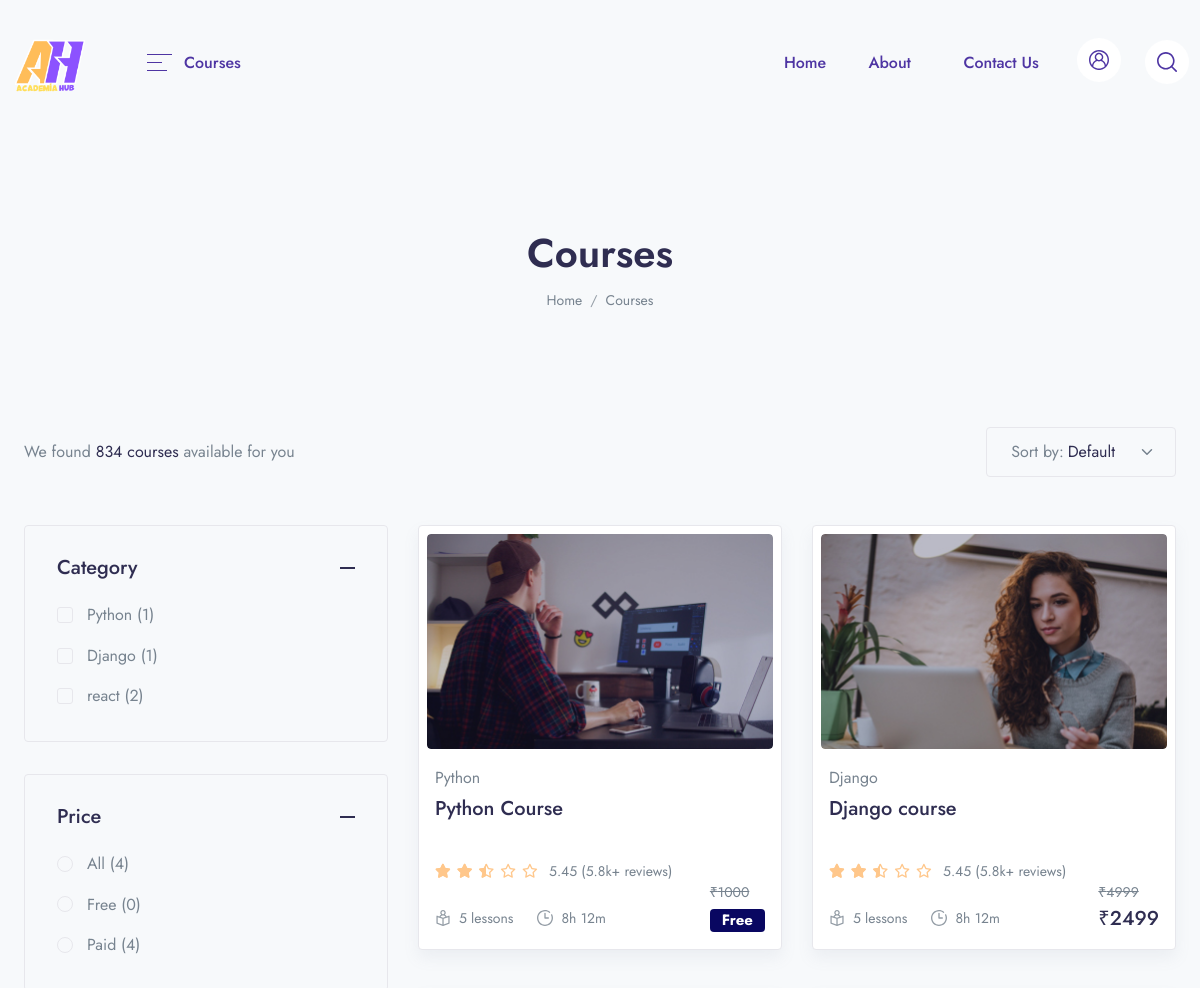
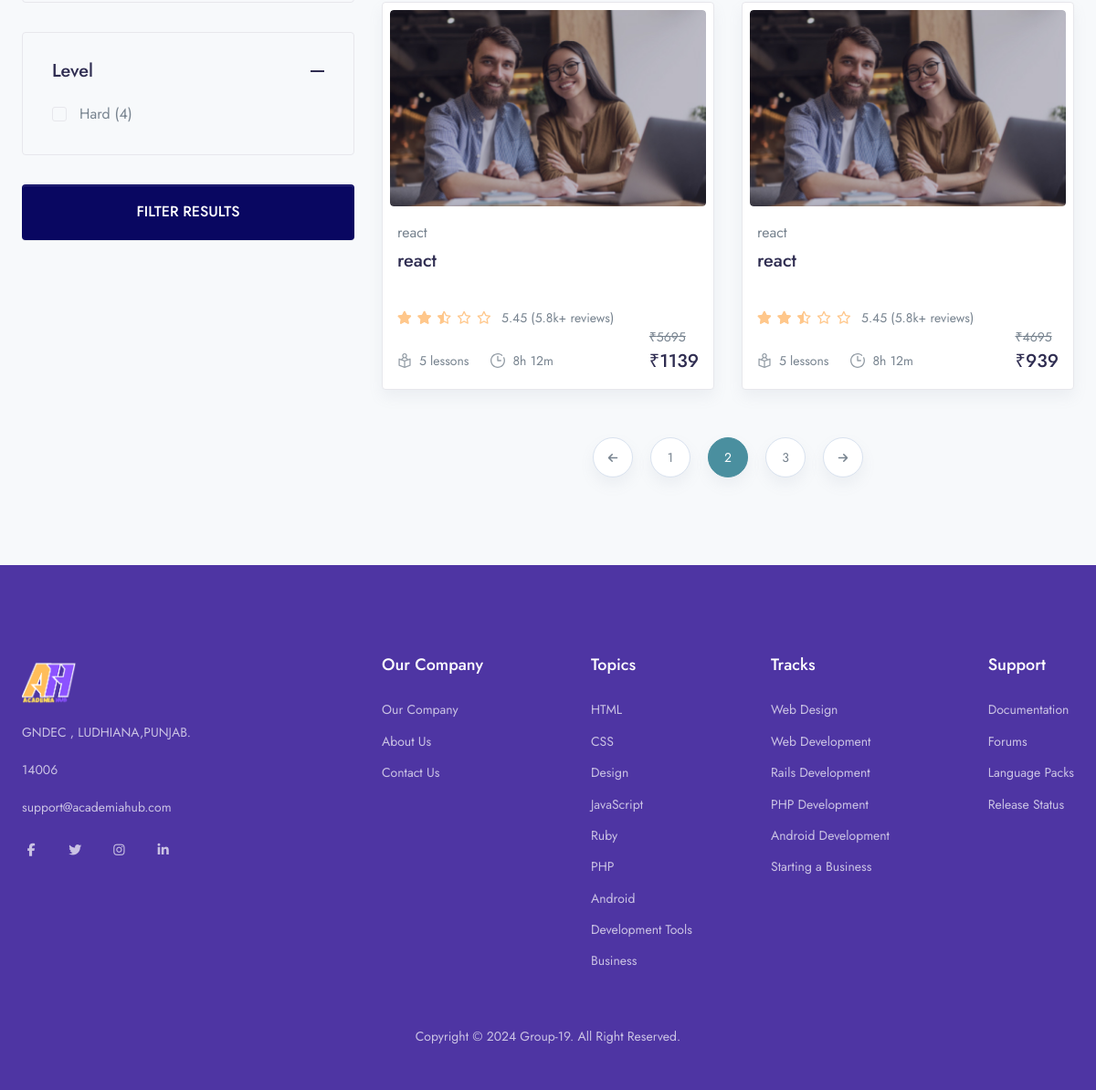
The page /course on the database its author committed (2 pictures, top to bottom).
### app/models.py (models this page shows, shortened)
class Categories(models.Model):
    icon = models.CharField(max_length=200, null=True)
    name = models.CharField(max_length=200)
    def __str__(self):
        return self.name
    def get_all_category(self):
        return Categories.objects.all().order_by("id")

class Level(models.Model):
    name = models.CharField(max_length=100)

class Course(models.Model):
    STATUS = (
        ("PUBLISH", "PUBLISH"),
        ("DRAFT", "DRAFT"),
    )
    featured_image = models.ImageField(upload_to="Media/featured_image", null=True)
    featured_video = models.CharField(max_length=300, null=True)
    title = models.CharField(max_length=500)
    created_at = models.DateTimeField(auto_now_add=True)
    author = models.ForeignKey(Author, on_delete=models.CASCADE, null=True)
    category = models.ForeignKey(Categories, on_delete=models.CASCADE)
    language = models.ForeignKey(Language, on_delete=models.CASCADE, null=True)
    deadline = models.CharField(max_length=100, null=True)
    level = models.ForeignKey(Level, on_delete=models.CASCADE, null=True)
    description = models.TextField()
    price = models.IntegerField(null=True, default=0)
    discount = models.IntegerField(null=True)
    slug = models.SlugField(default="", max_length=255, null=True, blank=True)
    status = models.CharField(choices=STATUS, max_length=100, null=True)
    certificate = models.CharField(null=True, default=False, max_length=100)
    def get_absolute_url(self):
        return reverse("course_details", kwargs={"slug": self.slug})

### LMS/views.py (the view)
# urls.py: path("course", views.SINGLE_COURSE, name="single_course"),
def SINGLE_COURSE(request):
    category = Categories.get_all_category(Categories)
    level = Level.objects.all()
    course = Course.objects.all()
    FreeCourse_count = Course.objects.filter(price=0).count()
    PaidCourse_count = Course.objects.filter(price__gte=1).count()
    context = {
        "category": category,
        "level": level,
        "course": course,
        "FreeCourse_count": FreeCourse_count,
        "PaidCourse_count": PaidCourse_count,
    }
    return render(request, "Main/single_course.html", context)

### templates/Main/single_course.html (shortened to what this page needs)
{% extends 'base.html' %}
{% load static %}
{% load course_tags %}
{% block content %}
<header class="py-8 py-md-11" style="background-image: none;">
    <div class="container text-center py-xl-2">
        <h1 class="display-4 fw-semi-bold mb-0">Courses</h1>
        <nav aria-label="breadcrumb">
            <ol class="breadcrumb breadcrumb-scroll justify-content-center">
                <li class="breadcrumb-item">
                    <a class="text-gray-800" href="#">
                        Home
                    </a>
                </li>
                <li class="breadcrumb-item text-gray-800 active" aria-current="page">
                    Courses
                </li>
            </ol>
        </nav>
    </div>
</header>
<div class="container mb-6 mb-xl-8 z-index-2">
    <div class="d-lg-flex align-items-center mb-6 mb-xl-0">
        <p class="mb-lg-0">We found <span class="text-dark">834 courses</span> available for you</p>
        <div class="ms-lg-auto d-lg-flex flex-wrap">
            <div class="mb-4 mb-lg-0 ms-lg-6">
                <div class="border rounded d-flex align-items-center choices-label h-50p">
                    <span class="ps-5">Sort by:</span>
                    <select
                        class="form-select form-select-sm text-dark border-0 ps-1 bg-transparent flex-grow-1 shadow-none dropdown-menu-end"
                        data-choices>
                        <option>Default</option>
                    </select>
                </div>
            </div>
        </div>
    </div>
</div>
<div class="container">
    <div class="row">
        <div class="col-xl-4 mb-5 mb-xl-0">
            <div class=" vertical-scroll" id="courseSidebar">
                <div class="border rounded mb-6 @@widgetBG">
                    <div id="coursefilter1">
                        <h4 class="mb-0">
                            <button
                                class="p-6 text-dark fw-medium d-flex align-items-center collapse-accordion-toggle line-height-one"
                                type="button" data-bs-toggle="collapse" data-bs-target="#coursefiltercollapse1"
                                aria-expanded="true" aria-controls="coursefiltercollapse1">
                                Category
                                <span class="ms-auto text-dark d-flex">
                                    <svg width="15" height="2" viewBox="0 0 15 2" fill="none"
                                        xmlns="http://www.w3.org/2000/svg">
                                        <rect width="15" height="2" fill="currentColor" />
                                    </svg>
                                </span>
                            </button>
                        </h4>
                    </div>
                    <div id="coursefiltercollapse1" class="collapse show mt-n2 px-6 pb-6"
                        aria-labelledby="coursefilter1" data-parent="#courseSidebar">
                        <ul class="list-unstyled list-group list-checkbox">
                            {% for i in category %}
                            <li class="custom-control custom-checkbox">
                                <label class="custom-control-label font-size-base" for="category-{{i.id}}">{{i.name}} ({{i.course_set.all.count}})</label>
                            </li>
                            {% endfor %}
                        </ul>
                    </div>
                </div>
                <div class="border rounded mb-6 @@widgetBG">
                    <div id="coursefilter3">
                        <h4 class="mb-0">
                            <button
                                class="p-6 text-dark fw-medium d-flex align-items-center collapse-accordion-toggle line-height-one"
                                type="button" data-bs-toggle="collapse" data-bs-target="#coursefiltercollapse3"
                                aria-expanded="true" aria-controls="coursefiltercollapse3">
                                Price
                                <span class="ms-auto text-dark d-flex">
                                    <svg width="15" height="2" viewBox="0 0 15 2" fill="none"
                                        xmlns="http://www.w3.org/2000/svg">
                                        <rect width="15" height="2" fill="currentColor" />
                                    </svg>
                                </span>
                            </button>
                        </h4>
                    </div>
                    <div id="coursefiltercollapse3" class="collapse show mt-n2 px-6 pb-6"
                        aria-labelledby="coursefilter3" data-parent="#courseSidebar">
                        <ul class="list-unstyled list-group list-checkbox">
                            <li class="custom-control custom-radio">
                                <label class="custom-control-label font-size-base" for="price-1">All
                                    ({{course.all.count}})</label>
                            </li>
                            <li class="custom-control custom-radio">
                                <label class="custom-control-label font-size-base" for="price-2">Free
                                    ({{FreeCourse_count}})</label>
                            </li>
                            <li class="custom-control custom-radio">
                                <label class="custom-control-label font-size-base" for="price-3">Paid
                                    ({{PaidCourse_count}})</label>
                            </li>
                        </ul>
                    </div>
                </div>
                <div class="border rounded mb-6 @@widgetBG">
                    <div id="coursefilter4">
                        <h4 class="mb-0">
                            <button
                                class="p-6 text-dark fw-medium d-flex align-items-center collapse-accordion-toggle line-height-one"
                                type="button" data-bs-toggle="collapse" data-bs-target="#coursefiltercollapse4"
                                aria-expanded="true" aria-controls="coursefiltercollapse4">
                                Level
                                <span class="ms-auto text-dark d-flex">
                                    <svg width="15" height="2" viewBox="0 0 15 2" fill="none"
                                        xmlns="http://www.w3.org/2000/svg">
                                        <rect width="15" height="2" fill="currentColor" />
                                    </svg>
                                </span>
                            </button>
                        </h4>
                    </div>
                    <div id="coursefiltercollapse4" class="collapse show mt-n2 px-6 pb-6"
                        aria-labelledby="coursefilter4" data-parent="#courseSidebar">
                        <ul class="list-unstyled list-group list-checkbox">
                            {% for i in level %}
                            <li class="custom-control custom-checkbox">
                                <label class="custom-control-label font-size-base" for="level-{{i.id}}">{{i.name}} ({{i.course_set.all.count}})</label>
                            </li>
                            {% endfor %}
                        </ul>
                    </div>
                </div>
                <a href="#" class="btn btn-primary btn-block mb-10">FILTER RESULTS</a>
            </div>
        </div>
        <div class="col-xl-8">
            <div class="row row-cols-md-2 mb-3 " id="filteredCourses">
                {% for i in course %}
                <div class="col-md pb-4 pb-md-7">
                    <div class="card border shadow p-2 lift sk-fade">
                        <div class="card-zoom position-relative">
                            <a href="{{i.get_absolute_url}}" class="card-img sk-thumbnail d-block">
                                <img class="rounded shadow-light-lg" src="{{i.featured_image}}" alt="...">
                            </a>
                        </div>
                        <div class="card-footer px-2 pb-2 mb-1 pt-4 position-relative">
                            <a href="{{i.get_absolute_url}}"><span
                                    class="mb-1 d-inline-block text-gray-800">{{i.category}}</span></a>
                            <div class="position-relative">
                                <a href="{{i.get_absolute_url}}" class="d-block stretched-link">
                                    <h4 class="line-clamp-2 h-md-48 h-lg-58 me-md-6 me-lg-10 me-xl-4 mb-2">{{i.title}}
                                    </h4>
                                </a>
                                <div class="d-lg-flex align-items-end flex-wrap mb-n1">
                                    <div class="star-rating mb-2 mb-lg-0 me-lg-3">
                                        <div class="rating" style="width:50%;"></div>
                                    </div>
                                    <div class="font-size-sm">
                                        <span>5.45 (5.8k+ reviews)</span>
                                    </div>
                                </div>
                                <div class="row mx-n2 align-items-end">
                                    <div class="col px-2">
                                        <ul class="nav mx-n3">
                                            <li class="nav-item px-3">
                                                <div class="d-flex align-items-center">
                                                    <div class="me-2 d-flex icon-uxs text-secondary">
                                                    </div>
                                                    <div class="font-size-sm">5 lessons</div>
                                                </div>
                                            </li>
                                            <li class="nav-item px-3">
                                                <div class="d-flex align-items-center">
                                                    <div class="me-2 d-flex icon-uxs text-secondary">
                                                    </div>
                                                    <div class="font-size-sm">8h 12m</div>
                                                </div>
                                            </li>
                                        </ul>
                                    </div>
                                    {% discount_calculation i.price i.discount as discounted_price %}
                                    {% if discounted_price == 0 %}
                                        <div class="col-auto px-2 text-right">
                                            <del class="font-size-sm">₹{{ i.price }}</del>
                                            <ins class="h4 mb-0 d-block mb-lg-n1"><span class="badge badge-primary">Free</span></ins>
                                        </div>
                                    {% else %}
                                        <div class="col-auto px-2 text-right">
                                            <del class="font-size-sm">₹{{ i.price }}</del>
                                            <ins class="h4 mb-0 d-block mb-lg-n1">₹{% discount_calculation i.price i.discount %}</ins>
                                        </div>
                                    {% endif %}
                                </div>
                            </div>
                        </div>
                    </div>
                </div>
                {% endfor %}
            </div>
            <nav class="mb-11" aria-label="Page navigationa">
                <ul class="pagination justify-content-center">
                    <li class="page-item">
                        <a class="page-link" href="#" aria-label="Previous">
                            <span aria-hidden="true"><i class="fas fa-arrow-left"></i></span>
                        </a>
                    </li>
                    <li class="page-item"><a class="page-link" href="#">1</a></li>
                    <li class="page-item active"><a class="page-link" href="#">2</a></li>
                    <li class="page-item"><a class="page-link" href="#">3</a></li>
                    <li class="page-item">
                        <a class="page-link" href="#" aria-label="Next">
                            <span aria-hidden="true"><i class="fas fa-arrow-right"></i></span>
                        </a>
                    </li>
                </ul>
            </nav>
        </div>
    </div>
</div>
{% endblock content %}

### rows shown on the page
Categories: name "Python", course_set.all.count "1"
Categories: name "Django", course_set.all.count "1"
Categories: name "react", course_set.all.count "2"
Level: name "Hard", course_set.all.count "4"
Course: featured_image (picture), category "Python", title "Python Course", price "1000"
Course: featured_image (picture), category "Django", title "Django course", price "4999", price+discount "2499"
Course: featured_image (picture), category "react", title "react", price "5695", price+discount "1139"
Course: featured_image (picture), category "react", title "react", price "4695", price+discount "939"

### other values the page prints
{{ course.all.count }} "4"
{{ FreeCourse_count }} "0"
{{ PaidCourse_count }} "4"
